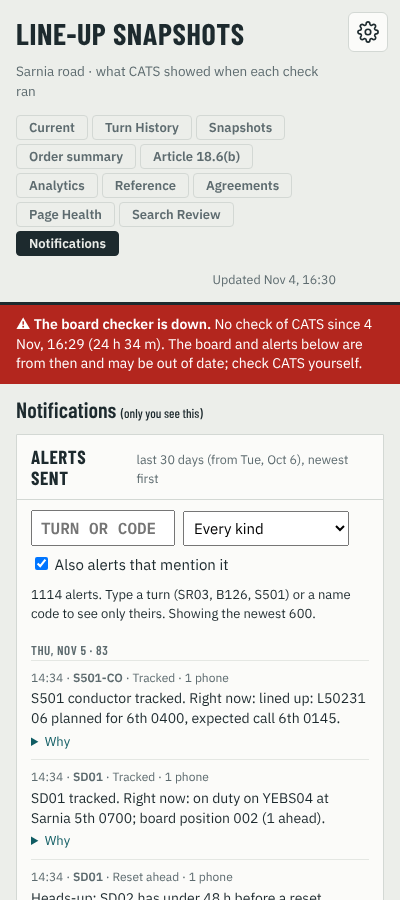
#> input picture n1.png, 400 x 900 px
$ python wm.py ../../../n1.png ../../../n2.png
#> lines starting #> are read from the running program, lines starting #| are printed output that depends on the picture; after the words box and inside, x2 and y2 are one past the last pixel; in counts of white or black regions, pixels touching at a corner belong together
"""A hidden account mark for screenshots: the feasibility test of 12 Nov 2026 (see README.md here).
NOT USED BY THE SITE OR THE LAPTOP. Kept so a later build, or a session asked to trace a screenshot,
starts from what was tested. Python 3 with numpy and Pillow; run with -I on a picture someone sent.

The mark is a tile of 8 x 8 cells repeated over the whole screen. Each cell is either "marked" (a
faint shade, `amp` levels out of 255: darker on a light page, lighter on a dark one) or not.
24 cells are a fixed sync pattern (to find the tile and its polarity); the other 40 carry a 20-bit
number as 20 pairs (marked, unmarked) or (unmarked, marked), so each bit is read as a difference.

Decoding knows nothing about the scale or crop: it finds the repeat (the tile's size in pixels)
from the image, folds the whole image onto one tile (averaging every copy), finds the sync, and
reads the bits. Flat pixels only (backgrounds and card fills): text and edges are left out.
"""
import io
import numpy as np
from PIL import Image

N = 8                      # cells per side
CELLS = N * N
NSYNC = 24
NBITS = 20
# The layout, fixed for good (it must never change once marks are out). Drawn once from
# numpy.random.default_rng(240): a permutation of the 64 cells (24 sync, then 20 pairs) and the sync signs.
# The page (public/board.html, ShotMark) carries the same numbers; test/board/shotmark.test.js checks they agree.
SYNC_POS = np.array([54, 19, 12, 40, 37, 5, 34, 18, 14, 58, 27, 23, 52, 30, 8, 31, 51, 28, 63, 9, 46, 4, 41, 17])
SYNC_VAL = np.array([-1, -1, -1, -1, -1, 1, -1, -1, 1, 1, 1, -1, 1, 1, 1, 1, -1, 1, 1, -1, -1, 1, 1, -1])
PAIRS = np.array([[44, 48], [2, 0], [3, 42], [55, 33], [38, 49], [35, 43], [25, 57], [6, 62], [15, 39], [16, 10], [13, 47], [56, 24], [20, 60], [29, 53], [59, 32], [50, 1], [36, 22], [26, 61], [7, 11], [21, 45]])


def cells_for(mark):
    v = np.zeros(CELLS, int)
    v[SYNC_POS] = SYNC_VAL
    for k in range(NBITS):
        a, c = PAIRS[k]
        v[a], v[c] = (1, -1) if (mark >> k) & 1 else (-1, 1)
    return v.reshape(N, N)     # +1 = marked


def tile_png(mark, amp, light=True, tint='grey'):
    """tint 'grey': darker on a light page, lighter on a dark one. tint 'blue': less blue on a light page
    (a yellow wash), more blue on a dark one; brightness barely moves, which the eye is far less able to see."""
    v = cells_for(mark)
    rgba = np.zeros((N, N, 4), np.uint8)
    if tint == 'blue':
        rgba[..., :3] = (255, 255, 0) if light else (0, 0, 255)
    else:
        rgba[..., :3] = 0 if light else 255
    # The setting chosen on 12 Nov: tint 'grey', amp 1 on a light page and 2 on a dark one (a browser
    # rounds a faint white wash down on a dark page: alpha 2 shows as about 1 level), hard-edged cells
    # (CSS image-rendering: pixelated); soft edges and the blue tint both read back worse.
    rgba[..., 3] = np.where(v > 0, amp, 0)
    buf = io.BytesIO()
    Image.fromarray(rgba, 'RGBA').save(buf, 'PNG')
    return buf.getvalue()


# ----------------------------------------------------------------------------------------------
def lum(img):
    a = np.asarray(img.convert('RGB'), dtype=np.float32)
    return 0.299 * a[..., 0] + 0.587 * a[..., 1] + 0.114 * a[..., 2]


def _boxsum(a, r):
    """Sum over a (2r+1) x (2r+1) window, windows clipped at the edges."""
    H, W = a.shape
    c = np.zeros((H + 1, W + 1), np.float64)
    c[1:, 1:] = np.cumsum(np.cumsum(a, 0), 1)
    y0 = np.clip(np.arange(H) - r, 0, H); y1 = np.clip(np.arange(H) + r + 1, 0, H)
    x0 = np.clip(np.arange(W) - r, 0, W); x1 = np.clip(np.arange(W) + r + 1, 0, W)
    return c[y1][:, x1] - c[y0][:, x1] - c[y1][:, x0] + c[y0][:, x0]


def _range3(Y):
    """max - min over each pixel's 3 x 3 neighbourhood."""
    p = np.pad(Y, 1, mode='edge')
    H, W = Y.shape
    mx = np.full_like(Y, -1e9); mn = np.full_like(Y, 1e9)
    for dy in range(3):
        for dx in range(3):
            s = p[dy:dy + H, dx:dx + W]
            mx = np.maximum(mx, s); mn = np.minimum(mn, s)
    return mx - mn


def _autocorr(D, axis):
    n = D.shape[axis]
    nfft = 1 << (2 * n - 1).bit_length()
    F = np.fft.rfft(D, nfft, axis=axis)
    ac = np.fft.irfft((F * np.conj(F)).sum(axis=1 - axis), nfft)[:n]
    return ac / max(ac[0], 1e-9)


def find_period(Y, flat, pmin, pmax, G=4.0):
    Dx = np.diff(Y, axis=1); mx = flat[:, 1:] & flat[:, :-1] & (np.abs(Dx) <= G)
    Dy = np.diff(Y, axis=0); my = flat[1:, :] & flat[:-1, :] & (np.abs(Dy) <= G)
    ax = _autocorr(np.where(mx, Dx, 0).astype(np.float64), 1)
    ay = _autocorr(np.where(my, Dy, 0).astype(np.float64), 0)
    n = min(len(ax), len(ay))
    ac = ax[:n] + ay[:n]
    hi = min(pmax, n - 2)
    if hi <= pmin:
        return None, 0.0
    lags = np.arange(pmin, hi + 1)
    seg = ac[pmin:hi + 1]
    i = int(np.argmax(seg)); L = int(lags[i])
    # prefer the fundamental if half the lag is nearly as strong
    half = L / 2
    if half >= pmin:
        h = int(round(half))
        if ac[h] >= 0.6 * ac[L]:
            L = h
    # sub-pixel peak
    if 1 <= L < n - 1:
        a, b, c = ac[L - 1], ac[L], ac[L + 1]
        d = a - 2 * b + c
        off = 0.5 * (a - c) / d if d < 0 else 0.0
    else:
        off = 0.0
    # how much the peak stands out from the rest of the searched lags
    rest = np.delete(seg, slice(max(0, i - 3), i + 4))
    z = (ac[L] - rest.mean()) / (rest.std() + 1e-12)
    return L + off, float(z)


def fold(r, w, P, B):
    H, W = r.shape
    by = np.floor(np.mod(np.arange(H), P) * B / P).astype(int) % B
    bx = np.floor(np.mod(np.arange(W), P) * B / P).astype(int) % B
    idx = (by[:, None] * B + bx[None, :]).ravel()
    S = np.bincount(idx, weights=(r * w).ravel(), minlength=B * B)
    Wt = np.bincount(idx, weights=w.ravel(), minlength=B * B)
    return (S / np.maximum(Wt, 1e-9)).reshape(B, B), Wt.reshape(B, B)


def _cell_views(T, sub):
    """Every way the folded tile can line up with the cells: 16 sub-bin phases x 64 cyclic shifts.
    Returns a (1024, 64) matrix of cell values (centre sub-bins of each cell only)."""
    rows = []
    lo, hi = max(1, sub // 4), max(2, sub - sub // 4)
    for oy in range(sub):
        for ox in range(sub):
            Tr = np.roll(np.roll(T, -oy, 0), -ox, 1)
            C = Tr.reshape(N, sub, N, sub)[:, lo:hi, :, lo:hi].mean(axis=(1, 3))
            for sy in range(N):
                for sx in range(N):
                    rows.append(np.roll(np.roll(C, -sy, 0), -sx, 1).ravel())
    return np.array(rows)


def _template(mark):
    return cells_for(mark).ravel().astype(float)


def _energy(r, w, P, B):
    T, Wt = fold(r, w, P, B)
    T = T - (T * Wt).sum() / max(Wt.sum(), 1e-9)
    return float((Wt * T * T).sum() / max(Wt.sum(), 1e-9)), T


def residual(Y, flat, P):
    """Each flat pixel against the mean of its own fill colour around it (about 7 x 7 cells), so the mark
    stands out by about half its strength in every cell, whatever its neighbours. Fills are the peaks of the
    flat pixels' values; each pixel goes to its nearest peak within 3 levels, so two fills a few levels
    apart are never mixed (12 Nov: mixing two fills 7 levels apart drowned the mark)."""
    v = Y[flat]
    hist = np.bincount(np.clip(np.round(v), 0, 255).astype(int), minlength=256).astype(float)
    sm = np.convolve(hist, np.ones(3), 'same')
    peaks = [L for L in range(256) if sm[L] >= 0.01 * len(v) and all(sm[L] >= sm[min(255, max(0, L + d))] for d in (-2, -1, 1, 2))]
    peaks.sort(key=lambda L: -sm[L])
    levels = []
    for L in peaks:
        if len(levels) >= 12:
            break
        if all(abs(L - x) >= 3 for x in levels):
            levels.append(int(L))
    lut = np.full(256, -1)
    for val in range(256):
        d = [abs(val - L) for L in levels]
        if d and min(d) <= 3:
            lut[val] = int(np.argmin(d))
    idx = np.where(flat, lut[np.clip(np.round(Y), 0, 255).astype(int)], -1)
    R = max(3, int(round(3 * P / N)))
    r = np.zeros_like(Y, dtype=np.float32)
    w = np.zeros_like(Y, dtype=np.float32)
    for j in range(len(levels)):
        mk = idx == j
        m = mk.astype(np.float32)
        cnt = _boxsum(m, R)
        ref = _boxsum(Y * m, R) / np.maximum(cnt, 1)
        ok = mk & (cnt >= 0.25 * (2 * R + 1) ** 2)
        r[ok] = (Y - ref)[ok]
        w[ok] = 1.0
    w[np.abs(r) > 6] = 0
    return r, w


def opp(img):
    """Blue against red and green (the blue/yellow tint tried on 12 Nov; not used by the page)."""
    a = np.asarray(img.convert('RGB'), dtype=np.float32)
    return a[..., 2] - 0.5 * (a[..., 0] + a[..., 1])


def decode(img, candidates=None, pmin=24, pmax=420, sub=4, channel='auto'):
    if channel == 'auto':
        best = None
        for ch in ('grey', 'blue'):
            r = decode(img, candidates, pmin, pmax, sub, ch)
            key = (bool(r.get('found')), r.get('energy_ratio', 0) or 0)
            if best is None or key > best[0]:
                best = (key, r)
            if r.get('found'):
                break
        return best[1]
    Y = opp(img) if channel == 'blue' else lum(img)
    flat = _range3(Y) <= 5
    P0, pz = find_period(Y, flat, pmin, pmax)
    out = {'channel': channel, 'size': img.size, 'flat_share': round(float(flat.mean()), 2), 'period_z': round(pz, 1)}
    if P0 is None:
        out.update(found=False, why='image too small'); return out
    r, w = residual(Y, flat, P0)
    B = N * sub
    ys, xs = np.nonzero(w)
    vals = r[ys, xs].astype(np.float64)
    if len(vals) > 700000:
        pick = np.random.default_rng(0).choice(len(vals), 700000, replace=False)
        sy, sx, sv = ys[pick], xs[pick], vals[pick]
    else:
        sy, sx, sv = ys, xs, vals
    def en_of(Pt, yy, xx, vv):
        by = np.floor(np.mod(yy, Pt) * B / Pt).astype(int) % B
        bx = np.floor(np.mod(xx, Pt) * B / Pt).astype(int) % B
        idx = by * B + bx
        S = np.bincount(idx, weights=vv, minlength=B * B); C = np.bincount(idx, minlength=B * B)
        Tm = S / np.maximum(C, 1); mu = S.sum() / max(C.sum(), 1)
        return float((C * (Tm - mu) ** 2).sum() / max(C.sum(), 1)), (Tm - mu).reshape(B, B)
    # the exact period: the one that folds the most energy onto one tile (coarse, then fine)
    coarse = P0 * (1 + np.linspace(-0.02, 0.02, 41))
    k = int(np.argmax([en_of(Pt, sy, sx, sv)[0] for Pt in coarse]))
    fine = coarse[k] * (1 + np.linspace(-0.0012, 0.0012, 13))
    k = int(np.argmax([en_of(Pt, sy, sx, sv)[0] for Pt in fine]))
    P = float(fine[k])
    eP, T = en_of(P, ys, xs, vals)
    null = np.median([en_of(P * f, sy, sx, sv)[0] for f in (0.79, 0.83, 0.87, 1.17, 1.23, 1.29)])
    A = _cell_views(T, sub)                                  # 1024 x 64
    # the free read (no list): the alignment where the sync cells agree best
    sync = A[:, SYNC_POS] @ SYNC_VAL
    i = int(np.argmax(np.abs(sync)))
    cells = np.sign(sync[i]) * A[i]
    diffs = np.array([cells[a] - cells[b] for a, b in PAIRS])
    mark = int(sum(int(d > 0) << k for k, d in enumerate(diffs)))
    out.update(period=round(P, 2), energy_ratio=round(eP / max(null, 1e-12), 1), read=mark,
               amp_est=round(2 * float(np.mean(cells[SYNC_POS] * SYNC_VAL)), 2))
    if candidates is not None:
        tm = np.array([_template(c) for c in candidates]).T       # 64 x K
        S = A @ tm                                               # 1024 x K
        absS = np.abs(S)
        best_al = absS.argmax(axis=0)
        top = absS[best_al, np.arange(len(candidates))]
        norm = np.abs(A[best_al]).sum(axis=1)
        frac = top / np.maximum(norm, 1e-9)                      # 1.0 = every cell agrees with that member's pattern
        order = np.argsort(-frac)
        b, s2 = order[0], order[1] if len(order) > 1 else order[0]
        # how far the best stands out against every other alignment of the same pattern
        col = np.sort(absS[:, b])[:-sub * sub]
        z = (top[b] - col.mean()) / (col.std() + 1e-12)
        # The 20 number bits only, read at that member's best alignment: every member shares the sync
        # cells, so on the whole tile a stranger already agrees about 4 cells in 10.
        def bits_agree(j):
            al = best_al[j]; cv = np.sign(S[al, j]) * A[al]
            d = np.array([cv[a] - cv[c] for a, c in PAIRS])
            sg = np.array([1 if (candidates[j] >> k) & 1 else -1 for k in range(NBITS)])
            return float(np.dot(d, sg) / (np.abs(d).sum() + 1e-12))
        ab, an = bits_agree(b), max(bits_agree(j) for j in order[1:6]) if len(order) > 1 else -1.0
        out.update(best=int(candidates[b]), agree=round(float(frac[b]), 2), next_agree=round(float(frac[s2]), 2), z=round(float(z), 1),
                   bits=round(ab, 2), next_bits=round(an, 2))
        out['found'] = bool(out['energy_ratio'] >= 3 and z >= 6 and ab >= 0.8 and ab - an >= 0.35)
    return out


def mark_of(account_id):
    """A trial only: 20 bits from an account id (the Worker's id, or 'owner'). A build for members would
    take the number from a secret on the Worker instead, so nobody could work out another member's."""
    import hashlib
    return int.from_bytes(hashlib.sha256(('mark:' + account_id).encode()).digest()[:3], 'big') >> 4


if __name__ == '__main__':
    import sys, json
    if len(sys.argv) < 2:
        sys.exit('usage: python3 -I wm.py <picture> [account ids, comma separated]')
    ids = sys.argv[2].split(',') if len(sys.argv) > 2 else []
    cands = [mark_of(i) for i in ids] if ids else None
    if cands and len(cands) == 1:
        cands.append(cands[0] ^ 0xFFFFF)        # matching needs a second pattern to compare against
    r = decode(Image.open(sys.argv[1]).convert('RGB'), candidates=cands)
#> the loop in decode, `for ch in ('grey', 'blue'):` made 2 passes
#> pass 1, in decode (call 2), `Y = opp(img) if channel == 'blue' else lum(img)`:
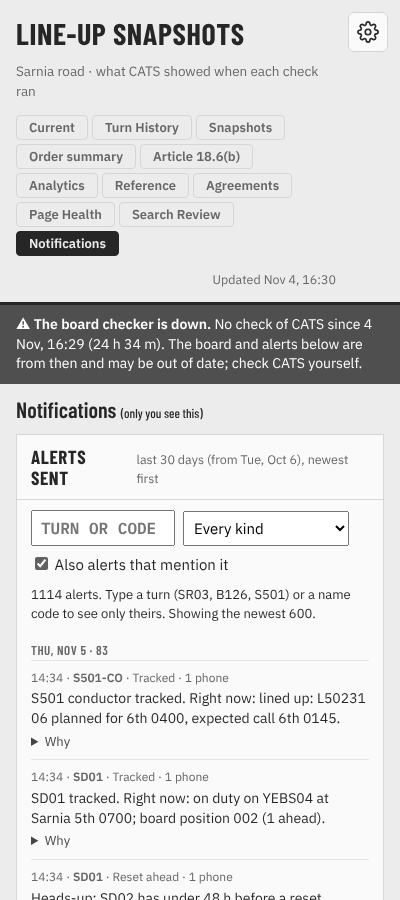
#> Y: shape (900, 400) float32; min 0, max 255, mean 220.5
#> pass 1, in _range3, `p = np.pad(Y, 1, mode='edge')`:
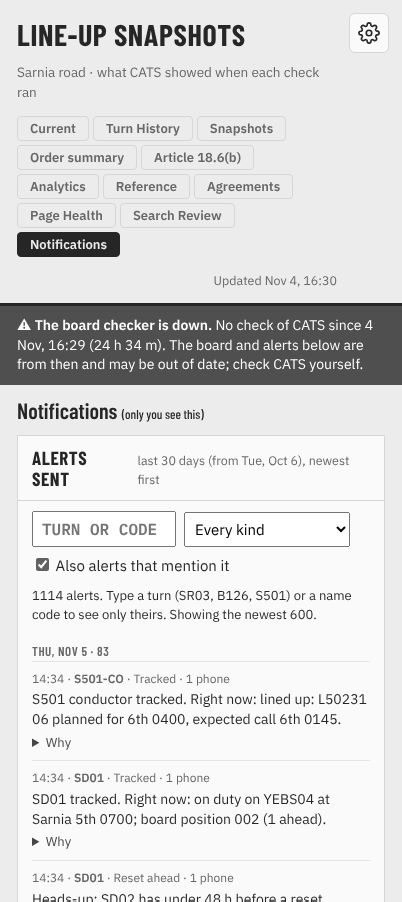
#> p: shape (902, 402) float32; min 0, max 255, mean 220.6
#> pass 1, in decode (call 2), `flat = _range3(Y) <= 5`:
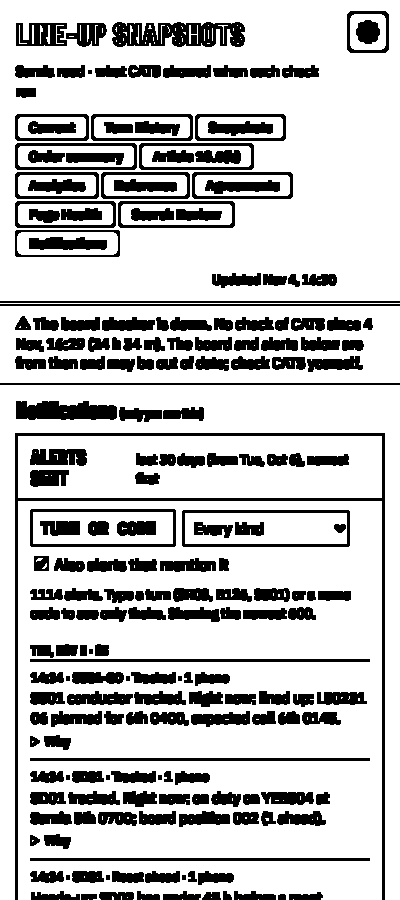
#> flat: shape (900, 400) bool; 76.6% white; 214 black regions (1 under 20 px), largest, box (x1, y1, x2, y2) and area: (15, 433, 385, 900) 4986, (112, 22, 245, 47) 2435, (16, 401, 117, 420) 1569
#> in decode, img is the input picture: PIL image 400x900 RGB; mean R, G, B 227.6, 218, 215.2
#> r = 15 items
    if ids and r.get('best') is not None:
        r['account'] = ids[[mark_of(i) for i in ids].index(r['best'])] if r['best'] in [mark_of(i) for i in ids] else None
    print(json.dumps(r, default=str, indent=1))
#> (printed output is left out)
